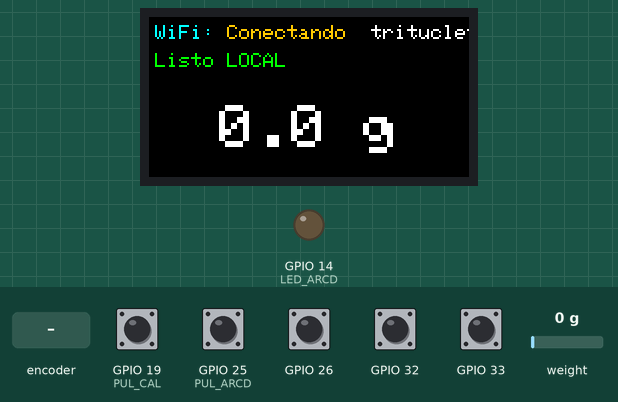
Recording of a sketch running on a simulated ESP32. On the bench: 160×80 colour display, output pins drawn as LEDs (lit = HIGH). The test bench sets the inputs (shaded band); at power-on: GPIO 19 (PUL_CAL), GPIO 25 (PUL_ARCD), GPIO 26, GPIO 32, GPIO 33 HIGH, weight on the scale 0 g. WiFi joins after 1.5 s; servers stay silent unless stated; uploads are accepted with an empty reply; the local clock reads 2024-03-15 10:24:30 at power-on unless the sketch sets it; EEPROM starts erased; what the sketch prints to the serial monitor is not drawn.

Above: at 2.3 s.
2.4 s: GPIO 25 (PUL_ARCD) pulled LOW for 1 s
At 5.0 s:
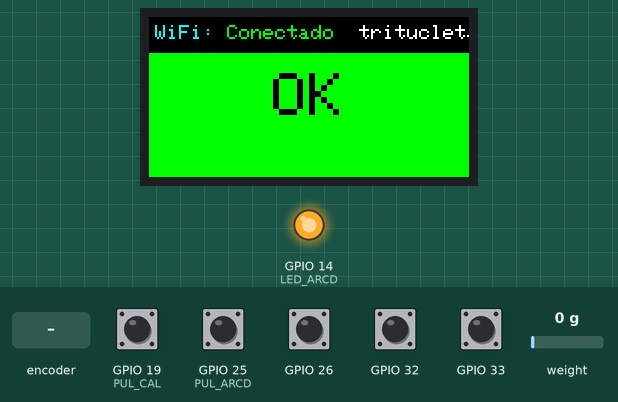
5.5 s: GPIO 26 pulled LOW for 0.3 s
At 7.4 s:
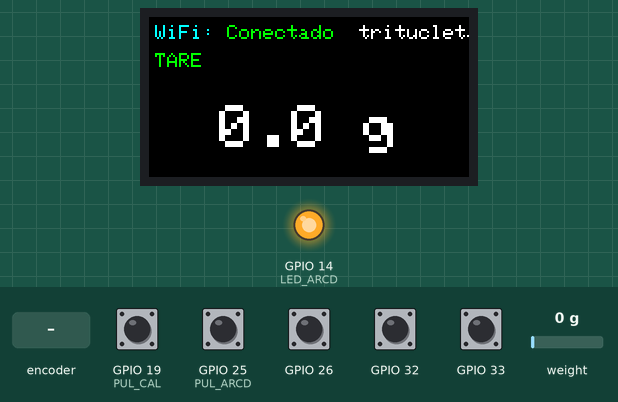
8.9 s: GPIO 19 (PUL_CAL) pulled LOW for 3.2 s
15.2 s: rotary encoder on GPIO 32 / GPIO 33 turned 1 step (first pin leading)
At 16.3 s:
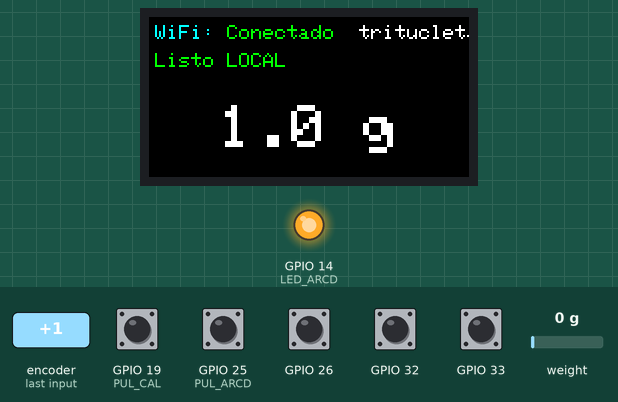
18.5 s: GPIO 25 (PUL_ARCD) pulled LOW for 0.3 s
21.9 s: GPIO 26 pulled LOW for 1 s
At 26.2 s:
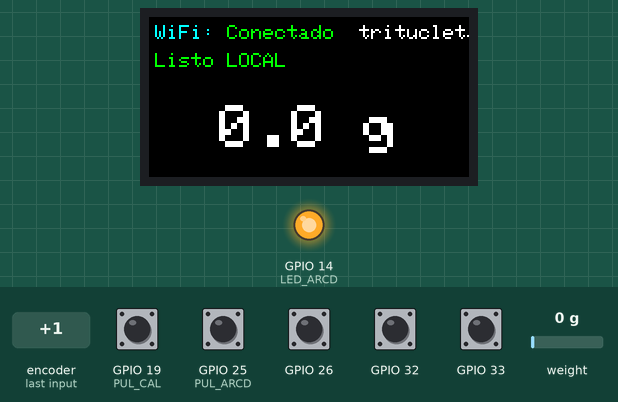
Timing chart, 0 to 27.0 s (numbered marks = the images above; inputs shaded):
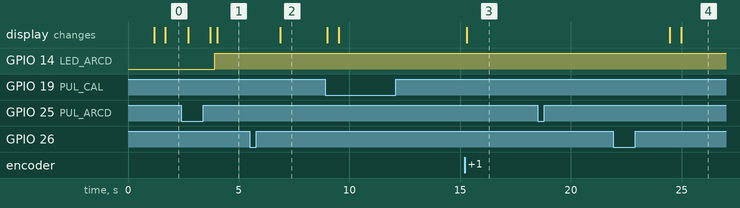

The sketch:

tritucleta_v1.ino
```cpp
#include "config.h"
#include "display.h"
#include "hx711_helper.h"
#include "encoder.h"
#include "arcade.h"
#include "wifi_helper.h"
#include "url_helper.h"

// ================= helpers =================
static const char* endpointLabel() {
  // Fuente única de verdad
  return urlGetLabel(urlGetIndex());
}

static void showReadyStatus() {
  char st[24];
  snprintf(st, sizeof(st), "Listo %s", endpointLabel());
  showStatus(st, COLOR_OK);
}

// --------- forward declarations ----------
static void initHardware();
static void initWiFi();
static void handleUrlMenuCombo();
static void enterUrlMenuBlocking();
static void handleCalibrationButton();
static void handleEncoderTurn();
static void handleEncoderClick();
static void updateUiAndPeripherals();

void setup() {
  Serial.begin(115200);
  initHardware();
  urlStoreBegin();   // carga endpoint REAL
  initWiFi();
}

void loop() {
  encoderTick();

  handleUrlMenuCombo();
  handleCalibrationButton();
  handleEncoderTurn();
  handleEncoderClick();
  updateUiAndPeripherals();
}

// ================= init =================
static void initHardware() {
  displayInit();
  setupHX711();
  setupEncoder();
  setupArcade();
  pinMode(PUL_CAL, INPUT_PULLUP);
}

static void initWiFi() {
  drawHeaderWiFi(WIFI_CONNECTING, WIFI_SSID, nullptr);
  setupWiFi(WIFI_SSID, WIFI_PASS);
}

// ================= combo ENC + CAL =================
static void handleUrlMenuCombo() {
  static unsigned long startMs = 0;
  static bool tracking = false;

  bool enc = encoderPressed();
  bool cal = (digitalRead(PUL_CAL) == LOW);

  if (enc && cal) {
    if (!tracking) {
      tracking = true;
      startMs = millis();
    } else if (millis() - startMs >= URL_MENU_HOLD_MS) {
      tracking = false;
      enterUrlMenuBlocking();
      while (encoderClick()) {}
    }
  } else {
    tracking = false;
  }
}

// ================= calibración =================
static void handleCalibrationButton() {
  if (encoderPressed()) return;

  static unsigned long pressStart = 0;
  static bool wasPressed = false;

  bool pressed = (digitalRead(PUL_CAL) == LOW);
  unsigned long now = millis();

  if (pressed && !wasPressed) {
    pressStart = now;
    wasPressed = true;
  }

  if (!pressed && wasPressed) {
    wasPressed = false;
  }

  if (pressed && wasPressed && (now - pressStart >= CAL_HOLD_MS)) {
    wasPressed = false;
    enterCalibrationMode();
  }
}

static void handleEncoderTurn() {
  switch (encoderTurn()) {
    case ENC_RIGHT:
      if (isCalibrating()) calibrationAdjust(+1);
      break;
    case ENC_LEFT:
      if (isCalibrating()) calibrationAdjust(-1);
      break;
    default:
      break;
  }
}

static void handleEncoderClick() {
  if (!encoderClick()) return;

  if (isCalibrating()) {
    calibrationConfirm();
  } else {
    doTare();
  }
}

// ================= menú endpoints =================
static void enterUrlMenuBlocking() {
  const uint8_t n = urlCount();
  const char* items[3];

  for (uint8_t i = 0; i < n; i++) {
    items[i] = urlGetLabel(i);
  }

  int selected = urlGetIndex();

  drawUrlMenu("ENDPOINT", items, n, selected);

  while (true) {
    encoderTick();
    updateWiFiStatus();
    updateArcade();
    flashTick();

    EncoderTurn t = encoderTurn();
    if (t == ENC_RIGHT) {
      selected = (selected + 1) % n;
      drawUrlMenu("ENDPOINT", items, n, selected);
    } else if (t == ENC_LEFT) {
      selected = (selected - 1 + n) % n;
      drawUrlMenu("ENDPOINT", items, n, selected);
    }

    if (encoderClick()) {
      urlSetIndex(selected);   // SET REAL
      flashStart(displayOkColor(), "OK", 600);
      break;
    }

    delay(5);
  }

  drawHeaderWiFi(wifiIsConnected() ? WIFI_CONNECTED : WIFI_DISCONNECTED,
                 WIFI_SSID, nullptr);
  updateWeight();
  showReadyStatus();   // ← ahora queda fijo
}

// ================= UI NORMAL =================
static void updateUiAndPeripherals() {
  static bool prevFlashing = false;

  flashTick();
  bool flashingNow = isFlashing();

  // terminó flash → redraw completo
  if (prevFlashing && !flashingNow) {
    drawHeaderWiFi(wifiIsConnected() ? WIFI_CONNECTED : WIFI_DISCONNECTED,
                   WIFI_SSID, nullptr);
    updateWeight();
    showReadyStatus();     // ← SIEMPRE
  }

  prevFlashing = flashingNow;

  // mientras flashea
  if (flashingNow) {
    updateWiFiStatus();
    updateArcade();
    return;
  }

  // loop normal
  updateWiFiStatus();
  updateWeight();
  showReadyStatus();       // ← ESTA ES LA CLAVE
  updateArcade();
}
```

arcade.cpp
```cpp
#include "arcade.h"
#include "config.h"
#include "wifi_helper.h"
#include "hx711_helper.h"
#include "display.h"
#include "url_helper.h"

#include <WiFi.h>

// ======================
// Estado LED
// ======================
enum LedMode {
  LEDMODE_OFF,
  LEDMODE_ON,
  LEDMODE_BLINK_POST,
  LEDMODE_BLINK_ERR
};

static LedMode g_ledMode = LEDMODE_OFF;
static bool g_ledState = false;
static unsigned long g_lastToggleMs = 0;
static unsigned long g_errStartMs = 0;

// ======================
// Botón: one-shot hasta soltar
// ======================
static bool g_latched = false;
static unsigned long g_releaseStart = 0;

// ======================
// URL parser simple: http://host:port/path
// ======================
static bool parseHttpUrl(const char* url, String& host, uint16_t& port, String& path) {
  String s(url);
  if (!s.startsWith("http://")) return false;
  s.remove(0, 7);

  int slash = s.indexOf('/');
  String hostport = (slash >= 0) ? s.substring(0, slash) : s;
  path = (slash >= 0) ? s.substring(slash) : "/";

  int colon = hostport.indexOf(':');
  if (colon >= 0) {
    host = hostport.substring(0, colon);
    port = (uint16_t)hostport.substring(colon + 1).toInt();
  } else {
    host = hostport;
    port = 80;
  }
  return (host.length() > 0);
}

// ======================
// LED helper
// ======================
static void ledWrite(bool on) {
  g_ledState = on;
  digitalWrite(LED_ARCD, on ? HIGH : LOW);
}

static void setLedMode(LedMode m) {
  g_ledMode = m;
  g_lastToggleMs = millis();

  if (m == LEDMODE_OFF) ledWrite(false);
  if (m == LEDMODE_ON)  ledWrite(true);

  if (m == LEDMODE_BLINK_POST) {
    ledWrite(false); // arranca apagado para que se note
  }

  if (m == LEDMODE_BLINK_ERR) {
    g_errStartMs = millis();
    ledWrite(false);
  }
}

static void ledTick() {
  unsigned long now = millis();

  // ------------------------------------------------------------
  // Reglas por WiFi:
  // - Boot: LED apagado
  // - Al conectarse: LED ON
  // - Si se desconecta: LED OFF
  // - Sin WiFi: OFF SIEMPRE
  // ------------------------------------------------------------
  static bool s_prevWifi = false;
  bool wifiNow = wifiIsConnected();

  if (!wifiNow && s_prevWifi) {
    if (g_ledMode != LEDMODE_OFF) setLedMode(LEDMODE_OFF);
  }

  if (wifiNow && !s_prevWifi) {
    if (g_ledMode == LEDMODE_OFF) setLedMode(LEDMODE_ON);
  }

  s_prevWifi = wifiNow;

  if (!wifiNow) {
    if (g_ledMode != LEDMODE_OFF) setLedMode(LEDMODE_OFF);
    return;
  }

  switch (g_ledMode) {
    case LEDMODE_OFF:
      break;

    case LEDMODE_ON:
      break;

    case LEDMODE_BLINK_POST:
      if (now - g_lastToggleMs >= LED_BLINK_POST_MS) {
        g_lastToggleMs = now;
        ledWrite(!g_ledState);
      }
      break;

    case LEDMODE_BLINK_ERR:
      if (now - g_lastToggleMs >= LED_BLINK_ERR_MS) {
        g_lastToggleMs = now;
        ledWrite(!g_ledState);
      }
      if (now - g_errStartMs >= LED_ERR_TOTAL_MS) {
        // ✅ después del error, vuelve a ON si hay WiFi
        setLedMode(wifiIsConnected() ? LEDMODE_ON : LEDMODE_OFF);
      }
      break;
  }
}

// Hook para HX711 (si tu readWeightForPost() lo usa)
void hx711Yield() {
  ledTick();
}

// ======================
// Botón: dispara instantáneo al tocar, NO repite hasta soltar estable
// ======================
static bool arcadePressedOnce() {
  unsigned long now = millis();
  bool pressed = (digitalRead(PUL_ARCD) == LOW); // INPUT_PULLUP

  if (!g_latched && pressed) {
    g_latched = true;
    g_releaseStart = 0;
    return true;
  }

  if (g_latched && !pressed) {
    if (g_releaseStart == 0) g_releaseStart = now;
    if (now - g_releaseStart >= DEBOUNCE_MS) {
      g_latched = false;
      g_releaseStart = 0;
    }
  } else if (g_latched && pressed) {
    g_releaseStart = 0;
  }

  return false;
}

// ======================
// HTTP POST con titileo real (sin readStringUntil bloqueante)
// ======================
static int httpPostJsonWithBlink(const char* url, const String& jsonBody) {
  String host, path;
  uint16_t port;
  if (!parseHttpUrl(url, host, port, path)) {
    Serial.println("[ARCADE] URL invalida (solo http://)");
    return -1;
  }

  WiFiClient client;
  client.setTimeout(1);

  if (!client.connect(host.c_str(), port)) {
    Serial.println("[ARCADE] connect() fail");
    return -2;
  }

  // request
  String req;
  req += "POST " + path + " HTTP/1.1\r\n";
  req += "Host: " + host + "\r\n";
  req += "Content-Type: application/json\r\n";
  req += "Connection: close\r\n";
  req += "Content-Length: " + String(jsonBody.length()) + "\r\n\r\n";
  req += jsonBody;

  client.print(req);

  // Leer status line char-by-char, tickeando LED siempre
  unsigned long start = millis();
  String statusLine;
  bool gotLine = false;

  while (millis() - start < HTTP_TIMEOUT_MS) {
    ledTick();

    while (client.available()) {
      char c = (char)client.read();
      if (c == '\r') continue;
      if (c == '\n') { gotLine = true; break; }
      statusLine += c;
      if (statusLine.length() > 120) { gotLine = true; break; }
    }

    if (gotLine) break;
    delay(1);
  }

  client.stop();

  if (!gotLine || statusLine.length() == 0) {
    Serial.println("[ARCADE] timeout sin respuesta");
    return -3;
  }

  statusLine.trim();
  Serial.print("[ARCADE] statusLine: ");
  Serial.println(statusLine);

  // parse "HTTP/1.1 200 OK"
  int sp1 = statusLine.indexOf(' ');
  if (sp1 < 0) return -4;
  int sp2 = statusLine.indexOf(' ', sp1 + 1);

  String codeStr = (sp2 > sp1)
    ? statusLine.substring(sp1 + 1, sp2)
    : statusLine.substring(sp1 + 1);

  return codeStr.toInt();
}

// ======================
// API pública
// ======================
void setupArcade() {
  pinMode(LED_ARCD, OUTPUT);
  pinMode(PUL_ARCD, INPUT_PULLUP);

  setLedMode(LEDMODE_OFF); // arranca OFF hasta que haya WiFi
  Serial.println("[Arcade] Inicializado");
}

void updateArcade() {
  // mantener LED acorde a WiFi/estado
  ledTick();

  // si no hay WiFi, no aceptamos enviar
  if (!wifiIsConnected()) return;

  // detectar tap
  if (!arcadePressedOnce()) return;

  if (isCalibrating()) {
    showStatus("CAL en curso", COLOR_WARN);
    Serial.println("[ARCADE] Ignorado: en CAL");
    return;
  }

  // titilar mientras lee + postea
  setLedMode(LEDMODE_BLINK_POST);
  showStatus("Leyendo...", COLOR_WARN);

  float weight = readWeightForPost(POST_SAMPLES);

  Serial.print("[ARCADE] Peso listo = ");
  Serial.print(weight, 1);
  Serial.println(" g");

  String jsonBody = "{";
  jsonBody += "\"event\":\"PESO_TOMADO\",";
  jsonBody += "\"weight\":" + String(weight, 1);
  jsonBody += "}";

  showStatus("Enviando...", COLOR_WARN);

  // ✅ URL dinámica según menú
  int code = httpPostJsonWithBlink(urlGet(), jsonBody);

  Serial.print("[ARCADE] HTTP code = ");
  Serial.println(code);

  bool ok = (code >= 200 && code <= 299);

  if (ok) {
    showStatus("POST OK", COLOR_OK);
    flashStart(displayOkColor(), "OK", 5000);
    setLedMode(LEDMODE_ON);
  } else {
    showStatus("POST ERR", COLOR_ERROR);

    // LED titila EN PARALELO con la pantalla roja
    setLedMode(LEDMODE_BLINK_ERR);

    // pantalla roja 5s (NO bloqueante)
    flashStart(displayErrColor(), "ERROR", 5000);
  }

  drawHeaderWiFi(wifiIsConnected() ? WIFI_CONNECTED : WIFI_DISCONNECTED, WIFI_SSID, nullptr);
}
```

arcade.h
```cpp
#pragma once
#include <Arduino.h>

void setupArcade();
void updateArcade();

// Hook llamado desde hx711_helper.cpp (si lo estás usando)
void hx711Yield();
```

display.cpp
```cpp
#include "config.h"      // pines TFT y ROTATION + COLOR_OK/COLOR_ERROR/COLOR_WARN
#include "display.h"

#include <SPI.h>
#include <Adafruit_GFX.h>
#include <Adafruit_ST7735.h>

// Pines (desde config.h con fallback)
#ifndef TFT_SCLK
  #define TFT_SCLK   18
#endif
#ifndef TFT_MOSI
  #define TFT_MOSI   23
#endif
#ifndef TFT_CS
  #define TFT_CS      5
#endif
#ifndef TFT_DC
  #define TFT_DC      2
#endif
#ifndef TFT_RST
  #define TFT_RST     16
#endif
#ifndef TFT_ROTATION
  #define TFT_ROTATION 3
#endif

static Adafruit_ST7735 tft(TFT_CS, TFT_DC, TFT_RST);

// ===== Layout =====
static const int HEADER_H = 18;

// ===== Colores “seguros” (para evitar rojo->azul por BGR/RGB) =====
static uint16_t COL_OK  = 0;
static uint16_t COL_ERR = 0;
static uint16_t COL_TXT = 0;

uint16_t displayOkColor()  { return COL_OK; }
uint16_t displayErrColor() { return COL_ERR; }

// ===== FLASH NO BLOQUEANTE =====
static bool g_flashing = false;
static unsigned long g_flashUntilMs = 0;

bool isFlashing() { return g_flashing; }

static void drawFlashScreen(uint16_t color, const char* msg) {
  tft.fillScreen(color);

  tft.setTextWrap(false);
  tft.setTextSize(3);
  tft.setTextColor(COL_TXT);

  int16_t x1, y1; uint16_t w, h;
  tft.getTextBounds(msg, 0, 0, &x1, &y1, &w, &h);
  int cx = (160 - (int)w) / 2; if (cx < 0) cx = 0;
  int cy = (80  - (int)h) / 2; if (cy < 0) cy = 0;

  tft.setCursor(cx, cy);
  tft.print(msg);
}

void flashStart(uint16_t color, const char* msg, uint16_t durationMs) {
  g_flashing = true;
  g_flashUntilMs = millis() + durationMs;
  drawFlashScreen(color, msg);
}

void flashTick() {
  if (!g_flashing) return;

  if ((long)(millis() - g_flashUntilMs) < 0) return;

  // terminó flash -> limpiamos a negro.
  // Header/peso/status se vuelven a dibujar por tu loop normal.
  g_flashing = false;
  tft.fillScreen(ST77XX_BLACK);
}

// ===== Init =====
void displayInit() {
  SPI.begin(TFT_SCLK, -1 /*MISO no usado*/, TFT_MOSI, TFT_CS);
  tft.initR(INITR_MINI160x80);   // 80x160
  tft.setRotation(TFT_ROTATION);
  tft.fillScreen(ST77XX_BLACK);
  tft.setTextWrap(false);

  // Colores “reales” asegurados
  COL_OK  = tft.color565(0, 255, 0);   // verde
  COL_ERR = tft.color565(255, 0, 0);   // rojo
  COL_TXT = tft.color565(0, 0, 0);     // negro
}

// ==== HEADER WIFI ====
void drawHeaderWiFi(WifiUiState state, const char* ssid, const char* ip) {
  // Limpiar franja superior
  tft.fillRect(0, 0, 160, HEADER_H, ST77XX_BLACK);
  tft.setTextSize(1);

  // Título “WiFi”
  tft.setTextColor(ST77XX_CYAN);
  tft.setCursor(3, 4);
  tft.print("WiFi: ");

  // Estado con color
  uint16_t col = COLOR_WARN;
  const char* txt = "Conectando";
  if (state == WIFI_CONNECTED)    { col = COLOR_OK;    txt = "Conectado";    }
  if (state == WIFI_DISCONNECTED) { col = COLOR_ERROR; txt = "Desconectado"; }

  tft.setTextColor(col);
  tft.print(txt);

  // SSID (si hay)
  if (ssid && ssid[0]) {
    tft.setTextColor(ST77XX_WHITE);
    tft.print("  ");
    tft.print(ssid);
  }

  // IP opcional
  (void)ip;
}

// ==== CUERPO PRINCIPAL (peso) ====
void showWeight(float grams) {
  // limpia solo el área central del valor
  tft.fillRect(0, 28, 160, 52, ST77XX_BLACK);

  tft.setTextColor(ST77XX_WHITE);
  tft.setTextSize(3);

  char buf[24];
  snprintf(buf, sizeof(buf), "%.1f g", grams);

  int16_t x1, y1; uint16_t w, h;
  tft.getTextBounds(buf, 0, 0, &x1, &y1, &w, &h);
  int cx = (160 - (int)w) / 2; if (cx < 0) cx = 0;

  tft.setCursor(cx, 44);
  tft.print(buf);
}

// ==== BARRA DE ESTADO (bajo el header) ====
void showStatus(const char* msg, uint16_t color) {
  tft.fillRect(0, HEADER_H, 160, 10, ST77XX_BLACK);
  tft.setTextSize(1);
  tft.setTextColor(color);
  tft.setCursor(3, HEADER_H);
  tft.print(msg);
}

// ==============================
// Menu de Endpoints (URL)
// ==============================
void drawUrlMenu(const char* title, const char* const* items, uint8_t count, int selected) {
  if (!title) title = "ENDPOINTS";
  if (!items || count == 0) return;

  tft.fillScreen(ST77XX_BLACK);
  tft.setTextWrap(false);

  // Título
  tft.setTextSize(2);
  tft.setTextColor(ST77XX_CYAN);
  tft.setCursor(4, 2);
  tft.print(title);

  // Lista
  const int startY = 26;
  const int lineH  = 18; // size 2 aprox
  for (uint8_t i = 0; i < count; i++) {
    int y = startY + (int)i * lineH;
    if (i == (uint8_t)selected) {
      // highlight: fondo oscuro + texto verde
      tft.fillRect(0, y - 2, 160, lineH, tft.color565(20, 20, 20));
      tft.setTextColor(COLOR_OK);
    } else {
      tft.setTextColor(ST77XX_WHITE);
    }
    tft.setTextSize(2);
    tft.setCursor(10, y);
    tft.print(items[i]);
  }
}
```

display.h
```cpp
#pragma once
#include <Arduino.h>
#include <stdint.h>

// Estado Wifi para header (lo tenés ya en tu proyecto)
enum WifiUiState {
  WIFI_CONNECTING = 0,
  WIFI_CONNECTED,
  WIFI_DISCONNECTED
};

void displayInit();
void drawHeaderWiFi(WifiUiState state, const char* ssid, const char* ip);
void drawUrlMenu(const char* title, const char* const* items, uint8_t count, int selected);
void showWeight(float grams);
void showStatus(const char* msg, uint16_t color);

// Flash NO bloqueante (pantalla verde/roja 5s)
void flashStart(uint16_t color, const char* msg, uint16_t durationMs);
void flashTick();
bool isFlashing();

// Colores “seguros” (evitan BGR/RGB raros)
uint16_t displayOkColor();
uint16_t displayErrColor();
```

encoder.h
```cpp
#pragma once
#include <Arduino.h>
#include "config.h"

// ===== API del encoder (encapsulado, sin side-effects) =====
enum EncoderTurn {
  ENC_NONE  = 0,
  ENC_LEFT  = -1,
  ENC_RIGHT = +1
};

// Inicializa pines e interrupciones del encoder
void setupEncoder();

// Procesa hardware (decoder + botón con debounce) sin bloquear.
// Llamarla en loop() una vez por iteración.
void encoderTick();

// Devuelve una sola muesca si hay (consumiéndola).
EncoderTurn encoderTurn();

// Devuelve y CONSUME todos los pasos acumulados (puede ser >0 o <0).
int16_t encoderSteps();

// Click corto one-shot (true una sola vez por pulsación completa).
bool encoderClick();

// Long-press one-shot al superar hold_ms (default 700 ms).
bool encoderHold(uint16_t hold_ms = 700);

// Estado crudo (true si el botón está presionado ahora).
bool encoderPressed();
```

Source omitted: encoder.cpp (5176 bytes), hx711_helper.cpp (6374 bytes), hx711_helper.h (358 bytes), url_helper.cpp (770 bytes), url_helper.h (339 bytes), wifi_helper.cpp (1962 bytes), wifi_helper.h (136 bytes), config.h (3129 bytes)

Measured:
- after the input at 2.4 s, GPIO 14 (LED_ARCD): LOW → HIGH after 1.5 s instead of 0.32 s; the display: first changes after 0.32 s (image 1 shows a later state)
- after the input at 5.5 s, the display: changes after 1.4 s (image 2)
- after the input at 15.2 s, the display: changes after 0.10 s (image 3)
- after the input at 18.5 s, every drawn part: stays the same
- after the input at 21.9 s, the display: first changes after 2.6 s (image 4 shows a later state)
